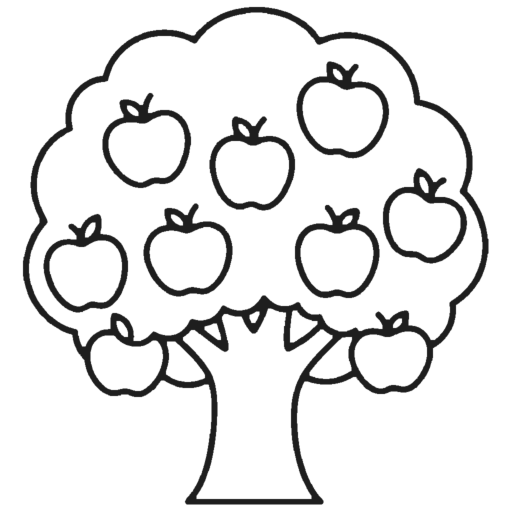
#> input picture dibujos/arbol.png, 1024 x 1024 px (shown at 1/2 size)
$ python -i hacer-stickers.py   (imports and definitions only)
#> lines starting #> are read from the running program, lines starting #| are printed output that depends on the picture; after the words box and inside, x2 and y2 are one past the last pixel; in counts of white or black regions, pixels touching at a corner belong together
"""Recorta cada lámina a color (dibujos/color/<id>.webp) como sticker con borde blanco.

Uso (dentro de la carpeta del juego):  python herramientas/hacer-stickers.py
Escribe dibujos/sticker/<id>.webp (320 px, fondo transparente). Corre después de colorear-rompecabezas.py.
"""
import json, sys
from pathlib import Path
import numpy as np
from PIL import Image, ImageFilter
from scipy import ndimage as ndi
import importlib.util
_spec = importlib.util.spec_from_file_location('auto', Path(__file__).with_name('colorear-rompecabezas.py'))
auto = importlib.util.module_from_spec(_spec)
# [1 line not run here, left out]

LINE_T = 140
LADO = 320


def mascara(png):
    """Píxeles que no son el fondo de la lámina (la zona clara que más toca el borde)."""
#> called with png = '../dibujos/arbol.png'
    g = np.asarray(Image.open(png).convert('L'))
#> g is the input picture: shape (1024, 1024); min 30, max 255, mean 230.1
    claro = g >= LINE_T
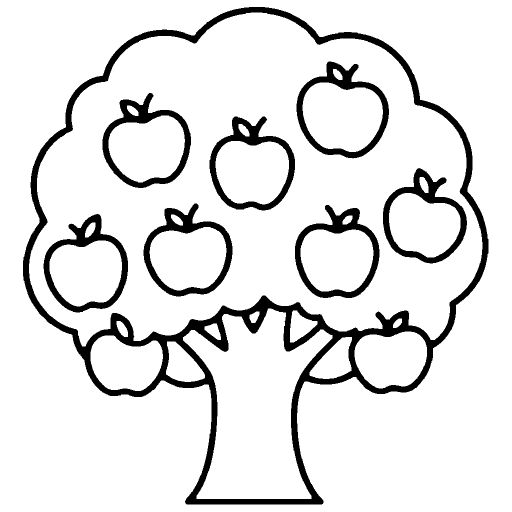
#> claro: shape (1024, 1024) bool (shown at 1/2 size); 88.9% white; 8 black regions, largest, box (x1, y1, x2, y2) and area: (46, 14, 977, 1009) 63770, (593, 123, 778, 317) 7654, (205, 186, 382, 376) 7514
    lab, k = ndi.label(claro)
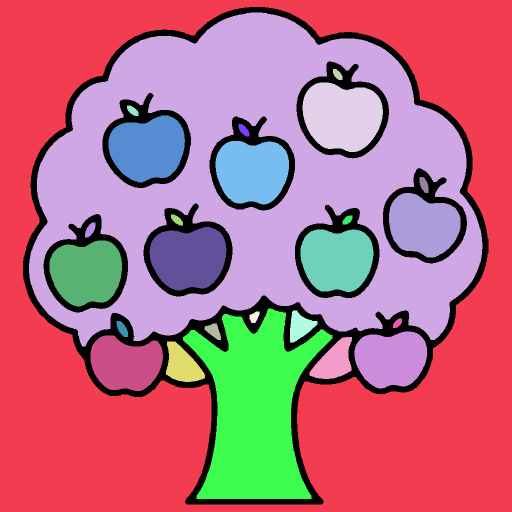
#> lab: shape (1024, 1024) int32 (shown at 1/2 size); 27 distinct labels, from 0 to 26; one colour per label, 0 black
#> k = 26
    borde = np.concatenate([lab[0], lab[-1], lab[:, 0], lab[:, -1]])
#> borde = 4096 values from 1 to 1
    borde = borde[borde > 0]
    fondo = np.bincount(borde, minlength=k + 1).argmax() if borde.size else 0
#> fondo = 1
    m = lab != fondo
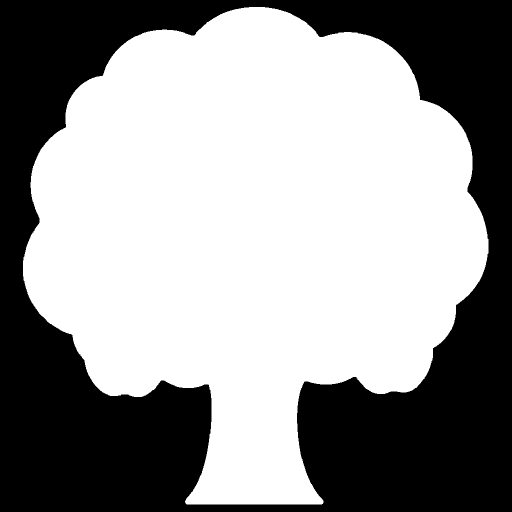
#> m: shape (1024, 1024) bool (shown at 1/2 size); 58.7% white; 1 black region, box (x1, y1, x2, y2) and area: (0, 0, 1024, 1024) 433096
    m = ndi.binary_fill_holes(m)
    # quita puntitos sueltos (menos de 0,05 % de la hoja)
    lab2, k2 = ndi.label(m)
#> k2 = 1
    if k2:
        tam = np.bincount(lab2.ravel())
#> tam = [433096, 615480]
        chicos = tam < m.size * 0.0005
#> chicos = [False, False]
        chicos[0] = False
        m[chicos[lab2]] = False
    return m


# [43 lines left out: functions sticker, main, not called in this run]


# [2 lines not run here, left out]

>>> result = mascara('../dibujos/arbol.png')

$ run again, on dibujos/calabaza.png
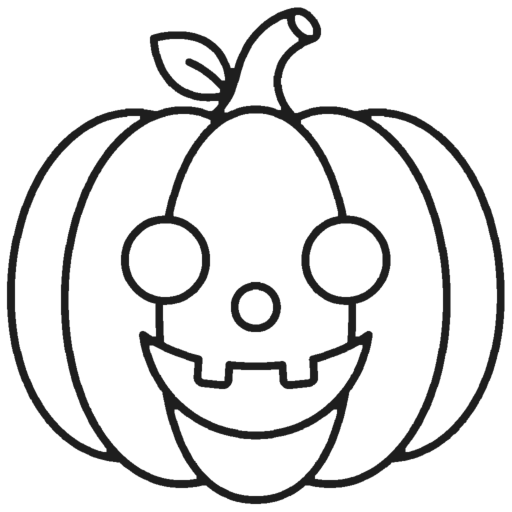
#> input picture dibujos/calabaza.png, 1024 x 1024 px (shown at 1/2 size)
#> in mascara, g is the input picture: shape (1024, 1024); min 30, max 255, mean 224.7
#> claro: shape (1024, 1024) bool; 86.5% white; 2 black regions, box (x1, y1, x2, y2) and area: (14, 15, 1009, 1008) 137283, (462, 564, 562, 664) 4137
#> in mascara, `lab, k = ndi.label(claro)`:
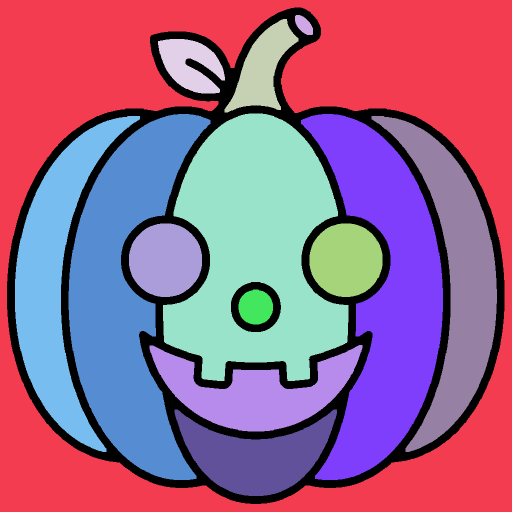
#> lab: shape (1024, 1024) int32 (shown at 1/2 size); 15 distinct labels, from 0 to 14; one colour per label, 0 black
#> k = 14
#> borde = 4096 values from 1 to 1
#> fondo = 1
#> in mascara, `m = lab != fondo`:
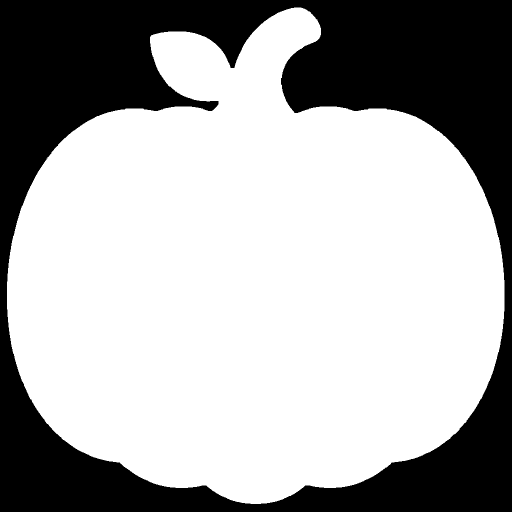
#> m: shape (1024, 1024) bool (shown at 1/2 size); 66.7% white; 1 black region, box (x1, y1, x2, y2) and area: (0, 0, 1024, 1024) 349368
#> tam = [349368, 699208]
#> chicos = [False, False]
